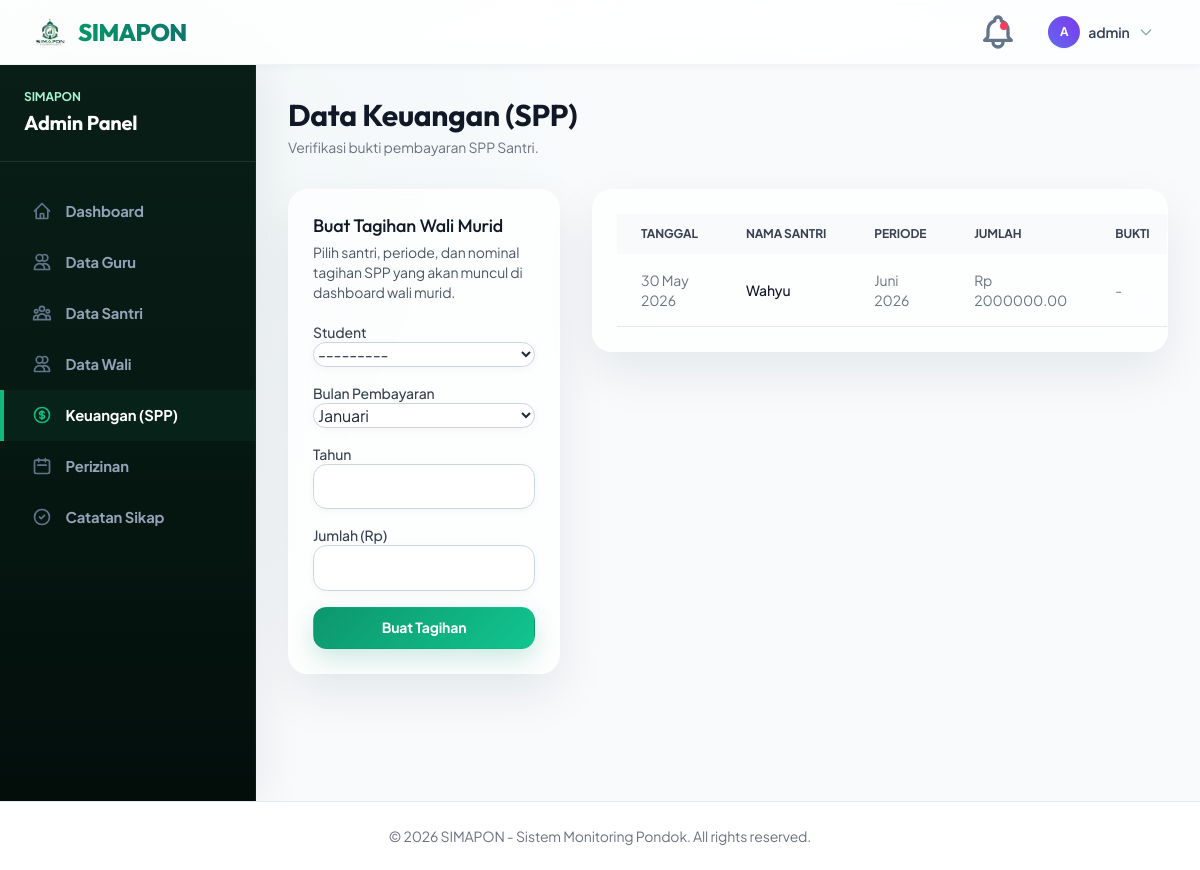
/dashboard/admin/finance/ (signed in), run on the app's committed database.
### users/models.py (models this page shows, shortened)
class User(AbstractUser):
    is_admin = models.BooleanField(default=False)
    is_guru = models.BooleanField(default=False)
    is_parent = models.BooleanField(default=False)
    phone_number = models.CharField(max_length=15, blank=True, null=True)
    profile_picture = models.ImageField(upload_to=get_profile_upload_path, blank=True, null=True, verbose_name="Foto Profil")
    class Meta:
        db_table = 'simapon_user'

### finance/models.py (models this page shows, shortened)
class Payment(models.Model):
    STATUS_CHOICES = [
        ('menunggu', 'Menunggu Verifikasi'),
        ('lunas', 'Lunas'),
        ('ditolak', 'Ditolak'),
    ]
    student = models.ForeignKey(Student, on_delete=models.CASCADE, related_name='payments')
    month = models.CharField(max_length=20, verbose_name="Bulan Pembayaran")
    year = models.IntegerField(verbose_name="Tahun")
    amount = models.DecimalField(max_digits=10, decimal_places=2, verbose_name="Jumlah (Rp)")
    payment_proof = models.ImageField(upload_to=get_payment_upload_path, blank=True, null=True, verbose_name="Bukti Pembayaran")
    status = models.CharField(max_length=20, choices=STATUS_CHOICES, default='menunggu')
    created_at = models.DateTimeField(auto_now_add=True)
    updated_at = models.DateTimeField(auto_now=True)
    class Meta:
        db_table = 'simapon_pembayaran_spp'

### students/models.py (models this page shows)
class Student(models.Model):
    parent = models.ForeignKey(settings.AUTH_USER_MODEL, on_delete=models.CASCADE, related_name='children', limit_choices_to={'is_parent': True}, blank=True, null=True)
    nis = models.CharField(max_length=20, unique=True, verbose_name="NIS")
    name = models.CharField(max_length=100, verbose_name="Nama Lengkap")
    grade = models.CharField(max_length=50, verbose_name="Kelas")
    birth_date = models.DateField(verbose_name="Tanggal Lahir")
    photo = models.ImageField(upload_to=get_student_upload_path, blank=True, null=True, verbose_name="Foto Santri")
    class Meta:
        db_table = 'simapon_santri'
    def __str__(self):
        return f"{self.nis} - {self.name}"

### users/views.py (the view, shortened to what this page needs)
# urls.py: path('dashboard/admin/finance/', views.admin_finance_list, name='admin_finance_list'),
@login_required
def admin_finance_list(request):
    if not (request.user.is_admin or request.user.is_staff):
        return redirect('dashboard')
    payment_form = PaymentForm()
    payments = Payment.objects.all().select_related('student').order_by('-created_at')
    return render(request, 'dashboards/admin/finance.html', {'payments': payments, 'payment_form': payment_form})

### finance/forms.py
class PaymentForm(forms.ModelForm):
    MONTH_CHOICES = [
        ('Januari', 'Januari'),
        ('Februari', 'Februari'),
        ('Maret', 'Maret'),
        ('April', 'April'),
        ('Mei', 'Mei'),
        ('Juni', 'Juni'),
        ('Juli', 'Juli'),
        ('Agustus', 'Agustus'),
        ('September', 'September'),
        ('Oktober', 'Oktober'),
        ('November', 'November'),
        ('Desember', 'Desember'),
    ]
    month = forms.ChoiceField(choices=MONTH_CHOICES, label="Bulan Pembayaran")
    class Meta:
        model = Payment
        fields = ['student', 'month', 'year', 'amount']
        widgets = {
            'year': forms.NumberInput(attrs={'min': 2000, 'max': 2100}),
            'amount': forms.NumberInput(attrs={'step': '0.01'}),
        }
    def __init__(self, *args, **kwargs):
        super().__init__(*args, **kwargs)
        for field in self.fields.values():
            field.widget.attrs.setdefault('class', 'form-control')

### users/context_processors.py (called while the page is built)
def notifications_processor(request):
    if request.user.is_authenticated:
        latest_notifications = request.user.notifications.all()[:10]
        unread_count = request.user.notifications.filter(is_read=False).count()
        return {
            'latest_notifications': latest_notifications,
            'unread_notifications_count': unread_count,
        }
    return {}

### templates/dashboards/admin/finance.html (shortened to what this page needs)
{% extends 'dashboards/admin/base.html' %} {% block admin_content %}
<div class="mb-8 flex justify-between items-center">
  <div>
    <h2
      class="text-2xl font-bold leading-7 text-gray-900 sm:text-3xl sm:truncate"
    >
      Data Keuangan (SPP)
    </h2>
    <p class="mt-1 text-sm text-gray-500">
      Verifikasi bukti pembayaran SPP Santri.
    </p>
  </div>
</div>
<div class="grid grid-cols-1 lg:grid-cols-3 gap-8">
  <div class="lg:col-span-1">
    <div class="bg-white shadow sm:rounded-lg">
      <div class="px-4 py-5 sm:p-6">
        <h3 class="text-lg leading-6 font-medium text-gray-900">
          Buat Tagihan Wali Murid
        </h3>
        <p class="mt-1 text-sm text-gray-600">
          Pilih santri, periode, dan nominal tagihan SPP yang akan muncul di dashboard wali murid.
        </p>
        <form method="POST" class="mt-5 space-y-4">
          {% for field in payment_form %}
          <div>
            <label for="{{ field.id_for_label }}" class="block text-sm font-medium text-gray-700">
              {{ field.label }}
            </label>
            {{ field }}
          </div>
          {% endfor %}
          <button type="submit" class="btn btn-primary w-full">
            Buat Tagihan
          </button>
        </form>
      </div>
    </div>
  </div>
  <div class="lg:col-span-2">
    <div class="bg-white shadow sm:rounded-lg overflow-hidden">
      <div class="p-6">
        <table class="datatable w-full text-left text-sm text-gray-500">
          <thead class="text-xs text-gray-700 uppercase bg-gray-50">
            <tr>
              <th class="px-6 py-3">Tanggal</th>
              <th class="px-6 py-3">Nama Santri</th>
              <th class="px-6 py-3">Periode</th>
              <th class="px-6 py-3">Jumlah</th>
              <th class="px-6 py-3">Bukti</th>
            </tr>
          </thead>
          <tbody>
            {% for payment in payments %}
            <tr class="border-b hover:bg-gray-50">
              <td class="px-6 py-4">{{ payment.created_at|date:"d M Y" }}</td>
              <td class="px-6 py-4 font-medium text-gray-900">
                {{ payment.student.name }}
              </td>
              <td class="px-6 py-4">{{ payment.month }} {{ payment.year }}</td>
              <td class="px-6 py-4">Rp {{ payment.amount }}</td>
              <td class="px-6 py-4">
                {% if payment.payment_proof %}
                <a href="{{ payment.payment_proof.url }}" target="_blank" class="text-primary hover:text-secondary">
                  Lihat bukti
                </a>
                {% else %} - {% endif %}
              </td>
            </tr>
            {% empty %}
            <tr>
              <td colspan="7" class="px-6 py-4 text-center text-gray-500">
                Belum ada tagihan SPP.
              </td>
            </tr>
            {% endfor %}
          </tbody>
        </table>
      </div>
    </div>
  </div>
</div>
{% endblock %}

### templates/base.html (shortened to what this page needs)
<!doctype html>
{% load static %}
<html lang="id">
  <head>
    <script src="https://cdn.tailwindcss.com"></script>
    <link
      href="https://cdn.jsdelivr.net/npm/simple-datatables@latest/dist/style.css"
      rel="stylesheet"
      type="text/css"
    />
    <link href="{% static 'css/simapon.css' %}" rel="stylesheet" />
  </head>
  <body class="text-slate-800 antialiased min-h-screen flex flex-col font-sans">
    <nav class="app-navbar w-full z-30 top-0 sticky">
      <div class="max-w-7xl mx-auto px-4 sm:px-6 lg:px-8">
        <div class="flex justify-between h-16">
          <div class="flex items-center">
            <a
              href="{% url 'landing' %}"
              class="flex-shrink-0 flex items-center gap-2.5 group"
            >
              <img
                src="{% static 'logo-simapon.png' %}"
                alt="SIMAPON Logo"
                class="h-9 w-auto object-contain transition-transform duration-300 group-hover:scale-105"
              />
              <span class="font-extrabold text-2xl tracking-tight font-display bg-gradient-to-r from-emerald-600 to-teal-700 bg-clip-text text-transparent"
                >SIMAPON</span
              >
            </a>
          </div>
          <div class="flex items-center gap-2 sm:gap-4">
            {% if user.is_authenticated %}
            <div class="relative group" id="notification-dropdown">
              <button
                class="nav-link flex items-center justify-center w-10 h-10 rounded-lg p-0 relative hover:bg-slate-100 transition-colors"
                type="button"
                id="notification-bell-btn"
                title="Notifikasi"
              >
                {% if unread_notifications_count > 0 %}
                <span class="absolute top-2.5 right-2.5 block h-2 w-2 rounded-full bg-rose-500" id="notif-badge"></span>
                {% endif %}
              </button>
            </div>
            <div class="relative group">
              <button
                class="nav-account flex items-center gap-2 group"
                type="button"
              >
                {% if user.profile_picture %}
                  <img src="{{ user.profile_picture.url }}" alt="{{ user.username }}" class="w-8 h-8 rounded-full object-cover shadow-sm border border-emerald-500/10 transition-transform duration-300 group-hover:scale-105">
                {% else %}
                  <div class="w-8 h-8 rounded-full flex items-center justify-center font-bold text-xs text-white shadow-sm border border-emerald-500/10 transition-transform duration-300 group-hover:scale-105
                    {% if user.is_admin %}
                      bg-gradient-to-tr from-indigo-500 to-violet-600
                    {% elif user.is_guru %}
                      bg-gradient-to-tr from-emerald-400 to-teal-600
                    {% else %}
                      bg-gradient-to-tr from-sky-400 to-blue-600
                    {% endif %}">
                    {{ user.username|slice:":1"|upper }}
                  </div>
                {% endif %}
                <span class="truncate max-w-32 sm:max-w-none text-slate-700 font-semibold text-sm">
                  {% if user.username|length > 12 %}
                    {{ user.username|slice:":12" }}...
                  {% else %}
                    {{ user.username }}
                  {% endif %}
                </span>
                <svg
                  class="w-4 h-4 text-slate-400 group-hover:text-slate-700 transition-colors"
                  fill="none"
                  stroke="currentColor"
                  viewBox="0 0 24 24"
                >
                  <path
                    stroke-linecap="round"
                    stroke-linejoin="round"
                    stroke-width="2"
                    d="M19 9l-7 7-7-7"
                  ></path>
                </svg>
              </button>
            </div>
            {% endif %}
          </div>
        </div>
      </div>
    </nav>
    <main class="flex-grow">
      {% block content %} {% endblock %}
    </main>
    <footer class="bg-white border-t border-slate-200 mt-auto">
      <div class="max-w-7xl mx-auto py-6 px-4 sm:px-6 lg:px-8">
        <p class="text-center text-sm text-gray-500">
          &copy; {% now "Y" %} SIMAPON - Sistem Monitoring Pondok. All rights
          reserved.
        </p>
      </div>
    </footer>
  </body>
</html>

### static/css/simapon.css (style rules this page uses)
:root { color-scheme: light; --primary-h: 162; --primary-s: 84%; --primary-l: 32%; --primary: hsl(var(--primary-h), var(--primary-s), var(--primary-l)); --primary-light: hsl(var(--primary-h), var(--primary-s), 42%); --primary-dark: hsl(var(--primary-h), var(--primary-s), 20%); --secondary-h: 199; --secondary-s: 92%; --secondary-l: 48%; --secondary: hsl(var(--secondary-h), var(--secondary-s), var(--secondary-l)); --secondary-light: hsl(var(--secondary-h), var(--secondary-s), 60%); --ink: #0f172a; --muted: #475569; --line: rgba(148, 163, 184, 0.12); --surface: #f8fafc; --radius-lg: 1.25rem; --radius-md: 0.85rem; --shadow-sm: 0 2px 8px rgba(15, 23, 42, 0.04); --shadow-md: 0 10px 30px rgba(15, 23, 42, 0.05); --shadow-lg: 0 20px 50px rgba(15, 23, 42, 0.08); }
* { letter-spacing: -0.01em; box-sizing: border-box; }
body { min-height: 100vh; background: radial-gradient(circle at 10% 10%, hsla(var(--primary-h), var(--primary-s), var(--primary-l), 0.05), transparent 45rem), radial-gradient(circle at 90% 20%, hsla(var(--secondary-h), var(--secondary-s), var(--secondary-l), 0.04), transparent 40rem), linear-gradient(180deg, #ffffff 0%, var(--surface) 50%, #f1f5f9 100%); font-family: 'Plus Jakarta Sans', ui-sans-serif, system-ui, -apple-system, sans-serif; color: #334155; }
h1, h2, h3, h4, h5, h6, .font-display { font-family: 'Outfit', ui-sans-serif, system-ui, sans-serif; }
.app-navbar { background: rgba(255, 255, 255, 0.75); border-bottom: 1px solid var(--line); box-shadow: var(--shadow-sm); backdrop-filter: blur(20px); -webkit-backdrop-filter: blur(20px); transition: all 0.3s ease; }
.nav-link, .nav-account { display: inline-flex; align-items: center; min-height: 2.5rem; border-radius: var(--radius-md); padding: 0.5rem 0.9rem; color: #475569; font-size: 0.875rem; font-weight: 700; transition: all 0.2s cubic-bezier(0.4, 0, 0.2, 1); }
.btn { display: inline-flex; min-height: 2.65rem; align-items: center; justify-content: center; gap: 0.5rem; border-radius: var(--radius-md); padding: 0.6rem 1.2rem; font-size: 0.875rem; font-weight: 700; transition: all 0.2s cubic-bezier(0.4, 0, 0.2, 1); cursor: pointer; border: 1px solid transparent; }
.btn-primary { background: linear-gradient(135deg, var(--primary), var(--primary-light)); color: #fff; box-shadow: 0 10px 25px hsla(var(--primary-h), var(--primary-s), var(--primary-l), 0.2); }
.app-panel, .bg-white.shadow, .bg-white.shadow-xl, .bg-white.overflow-hidden.shadow { border: 1px solid var(--line); box-shadow: var(--shadow-lg); border-radius: var(--radius-lg); transition: all 0.3s cubic-bezier(0.4, 0, 0.2, 1); background: #ffffff; }
input:not([type="checkbox"]):not([type="radio"]):not([type="file"]), select, textarea { width: 100%; border: 1px solid #cbd5e1; border-radius: var(--radius-md); background-color: #ffffff; padding: 0.7rem 0.9rem; color: var(--ink); font-size: 0.875rem; box-shadow: var(--shadow-sm); transition: all 0.2s cubic-bezier(0.4, 0, 0.2, 1); outline: none; }
table { border-collapse: separate; border-spacing: 0; width: 100%; }
thead th { white-space: nowrap; }
.app-panel, .bg-white.shadow, .bg-white.shadow-xl, .bg-white.overflow-hidden.shadow, .bg-white.shadow-md { background: rgba(255, 255, 255, 0.72) !important; backdrop-filter: blur(24px) !important; -webkit-backdrop-filter: blur(24px) !important; border: 1px solid rgba(255, 255, 255, 0.48) !important; box-shadow: var(--shadow-lg) !important; border-radius: var(--radius-lg) !important; transition: all 0.3s cubic-bezier(0.4, 0, 0.2, 1) !important; }

### data on the page
User: username "A", username "admin"
Payment: created_at "30 May 2026", student.name "Wahyu", month "Juni", year "2026", amount "2000000.00"

### other printed values
{{ field.label }} "Student" "Bulan Pembayaran" "Tahun" "Jumlah (Rp)"
